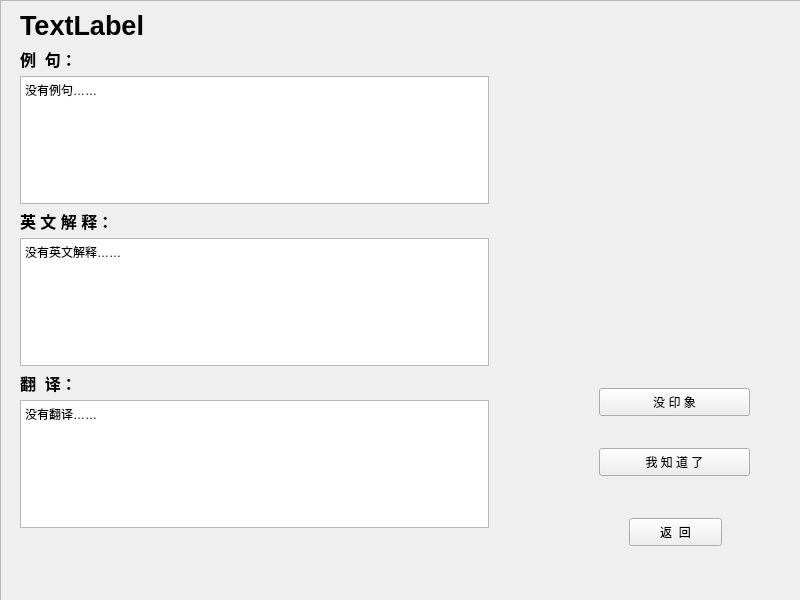
<?xml version="1.0" encoding="UTF-8"?>
<ui version="4.0">
 <class>TestWindow</class>
 <widget class="QMainWindow" name="TestWindow">
  <property name="geometry">
   <rect>
    <x>0</x>
    <y>0</y>
    <width>800</width>
    <height>600</height>
   </rect>
  </property>
  <property name="minimumSize">
   <size>
    <width>800</width>
    <height>600</height>
   </size>
  </property>
  <property name="maximumSize">
   <size>
    <width>800</width>
    <height>600</height>
   </size>
  </property>
  <property name="windowTitle">
   <string>单词量测试</string>
  </property>
  <widget class="QWidget" name="centralwidget">
   <widget class="QLabel" name="exampleLabel">
    <property name="geometry">
     <rect>
      <x>20</x>
      <y>49</y>
      <width>85</width>
      <height>20</height>
     </rect>
    </property>
    <property name="font">
     <font>
      <pointsize>12</pointsize>
      <weight>75</weight>
      <bold>true</bold>
     </font>
    </property>
    <property name="styleSheet">
     <string notr="true"/>
    </property>
    <property name="text">
     <string>例  句：</string>
    </property>
   </widget>
   <widget class="QFrame" name="bgimg">
    <property name="geometry">
     <rect>
      <x>0</x>
      <y>0</y>
      <width>851</width>
      <height>601</height>
     </rect>
    </property>
    <property name="frameShape">
     <enum>QFrame::StyledPanel</enum>
    </property>
    <property name="frameShadow">
     <enum>QFrame::Raised</enum>
    </property>
   </widget>
   <widget class="QPushButton" name="knownBtn">
    <property name="geometry">
     <rect>
      <x>599</x>
      <y>448</y>
      <width>151</width>
      <height>28</height>
     </rect>
    </property>
    <property name="styleSheet">
     <string notr="true"/>
    </property>
    <property name="text">
     <string>我 知 道 了</string>
    </property>
   </widget>
   <widget class="QLabel" name="chnLabel">
    <property name="geometry">
     <rect>
      <x>20</x>
      <y>373</y>
      <width>85</width>
      <height>20</height>
     </rect>
    </property>
    <property name="font">
     <font>
      <pointsize>12</pointsize>
      <weight>75</weight>
      <bold>true</bold>
     </font>
    </property>
    <property name="styleSheet">
     <string notr="true"/>
    </property>
    <property name="text">
     <string>翻  译：</string>
    </property>
   </widget>
   <widget class="QTextBrowser" name="engBrowser">
    <property name="geometry">
     <rect>
      <x>20</x>
      <y>238</y>
      <width>469</width>
      <height>128</height>
     </rect>
    </property>
    <property name="styleSheet">
     <string notr="true"/>
    </property>
    <property name="html">
     <string>&lt;!DOCTYPE HTML PUBLIC &quot;-//W3C//DTD HTML 4.0//EN&quot; &quot;http://www.w3.org/TR/REC-html40/strict.dtd&quot;&gt;
&lt;html&gt;&lt;head&gt;&lt;meta name=&quot;qrichtext&quot; content=&quot;1&quot; /&gt;&lt;style type=&quot;text/css&quot;&gt;
p, li { white-space: pre-wrap; }
&lt;/style&gt;&lt;/head&gt;&lt;body style=&quot; font-family:'Ubuntu'; font-size:11pt; font-weight:400; font-style:normal;&quot;&gt;
&lt;p style=&quot; margin-top:0px; margin-bottom:0px; margin-left:0px; margin-right:0px; -qt-block-indent:0; text-indent:0px;&quot;&gt;&lt;span style=&quot; font-family:'SimSun'; font-size:9pt;&quot;&gt;没有英文解释……&lt;/span&gt;&lt;/p&gt;&lt;/body&gt;&lt;/html&gt;</string>
    </property>
   </widget>
   <widget class="QLabel" name="engLabel">
    <property name="geometry">
     <rect>
      <x>20</x>
      <y>211</y>
      <width>138</width>
      <height>20</height>
     </rect>
    </property>
    <property name="font">
     <font>
      <pointsize>12</pointsize>
      <weight>75</weight>
      <bold>true</bold>
     </font>
    </property>
    <property name="styleSheet">
     <string notr="true"/>
    </property>
    <property name="text">
     <string>英 文 解 释：</string>
    </property>
   </widget>
   <widget class="QTextBrowser" name="exampleBrowser">
    <property name="geometry">
     <rect>
      <x>20</x>
      <y>76</y>
      <width>469</width>
      <height>128</height>
     </rect>
    </property>
    <property name="styleSheet">
     <string notr="true"/>
    </property>
    <property name="html">
     <string>&lt;!DOCTYPE HTML PUBLIC &quot;-//W3C//DTD HTML 4.0//EN&quot; &quot;http://www.w3.org/TR/REC-html40/strict.dtd&quot;&gt;
&lt;html&gt;&lt;head&gt;&lt;meta name=&quot;qrichtext&quot; content=&quot;1&quot; /&gt;&lt;style type=&quot;text/css&quot;&gt;
p, li { white-space: pre-wrap; }
&lt;/style&gt;&lt;/head&gt;&lt;body style=&quot; font-family:'Ubuntu'; font-size:11pt; font-weight:400; font-style:normal;&quot;&gt;
&lt;p style=&quot; margin-top:0px; margin-bottom:0px; margin-left:0px; margin-right:0px; -qt-block-indent:0; text-indent:0px;&quot;&gt;&lt;span style=&quot; font-family:'SimSun'; font-size:9pt;&quot;&gt;没有例句……&lt;/span&gt;&lt;/p&gt;&lt;/body&gt;&lt;/html&gt;</string>
    </property>
   </widget>
   <widget class="QPushButton" name="cantRecBtn">
    <property name="geometry">
     <rect>
      <x>599</x>
      <y>388</y>
      <width>151</width>
      <height>28</height>
     </rect>
    </property>
    <property name="styleSheet">
     <string notr="true"/>
    </property>
    <property name="text">
     <string>没 印 象</string>
    </property>
   </widget>
   <widget class="QLabel" name="wordLabel">
    <property name="geometry">
     <rect>
      <x>20</x>
      <y>9</y>
      <width>371</width>
      <height>33</height>
     </rect>
    </property>
    <property name="font">
     <font>
      <pointsize>20</pointsize>
      <weight>75</weight>
      <bold>true</bold>
     </font>
    </property>
    <property name="styleSheet">
     <string notr="true"/>
    </property>
    <property name="text">
     <string>TextLabel</string>
    </property>
   </widget>
   <widget class="QPushButton" name="returnBtn">
    <property name="geometry">
     <rect>
      <x>629</x>
      <y>518</y>
      <width>93</width>
      <height>28</height>
     </rect>
    </property>
    <property name="styleSheet">
     <string notr="true"/>
    </property>
    <property name="text">
     <string>返  回</string>
    </property>
   </widget>
   <widget class="QTextBrowser" name="chnBrowser">
    <property name="geometry">
     <rect>
      <x>20</x>
      <y>400</y>
      <width>469</width>
      <height>128</height>
     </rect>
    </property>
    <property name="styleSheet">
     <string notr="true"/>
    </property>
    <property name="html">
     <string>&lt;!DOCTYPE HTML PUBLIC &quot;-//W3C//DTD HTML 4.0//EN&quot; &quot;http://www.w3.org/TR/REC-html40/strict.dtd&quot;&gt;
&lt;html&gt;&lt;head&gt;&lt;meta name=&quot;qrichtext&quot; content=&quot;1&quot; /&gt;&lt;style type=&quot;text/css&quot;&gt;
p, li { white-space: pre-wrap; }
&lt;/style&gt;&lt;/head&gt;&lt;body style=&quot; font-family:'Ubuntu'; font-size:11pt; font-weight:400; font-style:normal;&quot;&gt;
&lt;p style=&quot; margin-top:0px; margin-bottom:0px; margin-left:0px; margin-right:0px; -qt-block-indent:0; text-indent:0px;&quot;&gt;&lt;span style=&quot; font-family:'SimSun'; font-size:9pt;&quot;&gt;没有翻译……&lt;/span&gt;&lt;/p&gt;&lt;/body&gt;&lt;/html&gt;</string>
    </property>
   </widget>
   <zorder>bgimg</zorder>
   <zorder>exampleLabel</zorder>
   <zorder>knownBtn</zorder>
   <zorder>chnLabel</zorder>
   <zorder>engBrowser</zorder>
   <zorder>engLabel</zorder>
   <zorder>exampleBrowser</zorder>
   <zorder>cantRecBtn</zorder>
   <zorder>wordLabel</zorder>
   <zorder>returnBtn</zorder>
   <zorder>chnBrowser</zorder>
  </widget>
 </widget>
 <resources/>
 <connections>
  <connection>
   <sender>returnBtn</sender>
   <signal>clicked()</signal>
   <receiver>TestWindow</receiver>
   <slot>close()</slot>
   <hints>
    <hint type="sourcelabel">
     <x>712</x>
     <y>537</y>
    </hint>
    <hint type="destinationlabel">
     <x>781</x>
     <y>533</y>
    </hint>
   </hints>
  </connection>
 </connections>
</ui>
